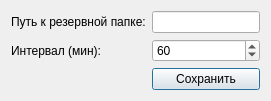
<?xml version="1.0" encoding="UTF-8"?>
<ui version="4.0">
 <class>BackupSettingsForm</class>
 <widget class="QDialog" name="BackupSettingsForm">
  <property name="windowTitle">
   <string>Настройки резервного копирования</string>
  </property>
  <layout class="QFormLayout" name="formLayout">
   <item row="0" column="0">
    <widget class="QLabel" name="labelPath">
     <property name="text"><string>Путь к резервной папке:</string></property>
    </widget>
   </item>
   <item row="0" column="1">
    <widget class="QLineEdit" name="backupPath"/>
   </item>
   <item row="1" column="0">
    <widget class="QLabel" name="labelSchedule">
     <property name="text"><string>Интервал (мин):</string></property>
    </widget>
   </item>
   <item row="1" column="1">
    <widget class="QSpinBox" name="backupInterval">
     <property name="minimum"><number>5</number></property>
     <property name="maximum"><number>1440</number></property>
     <property name="value"><number>60</number></property>
    </widget>
   </item>
   <item row="2" column="1">
    <widget class="QPushButton" name="buttonSave">
     <property name="text"><string>Сохранить</string></property>
    </widget>
   </item>
  </layout>
 </widget>
 <resources/>
 <connections/>
</ui>
